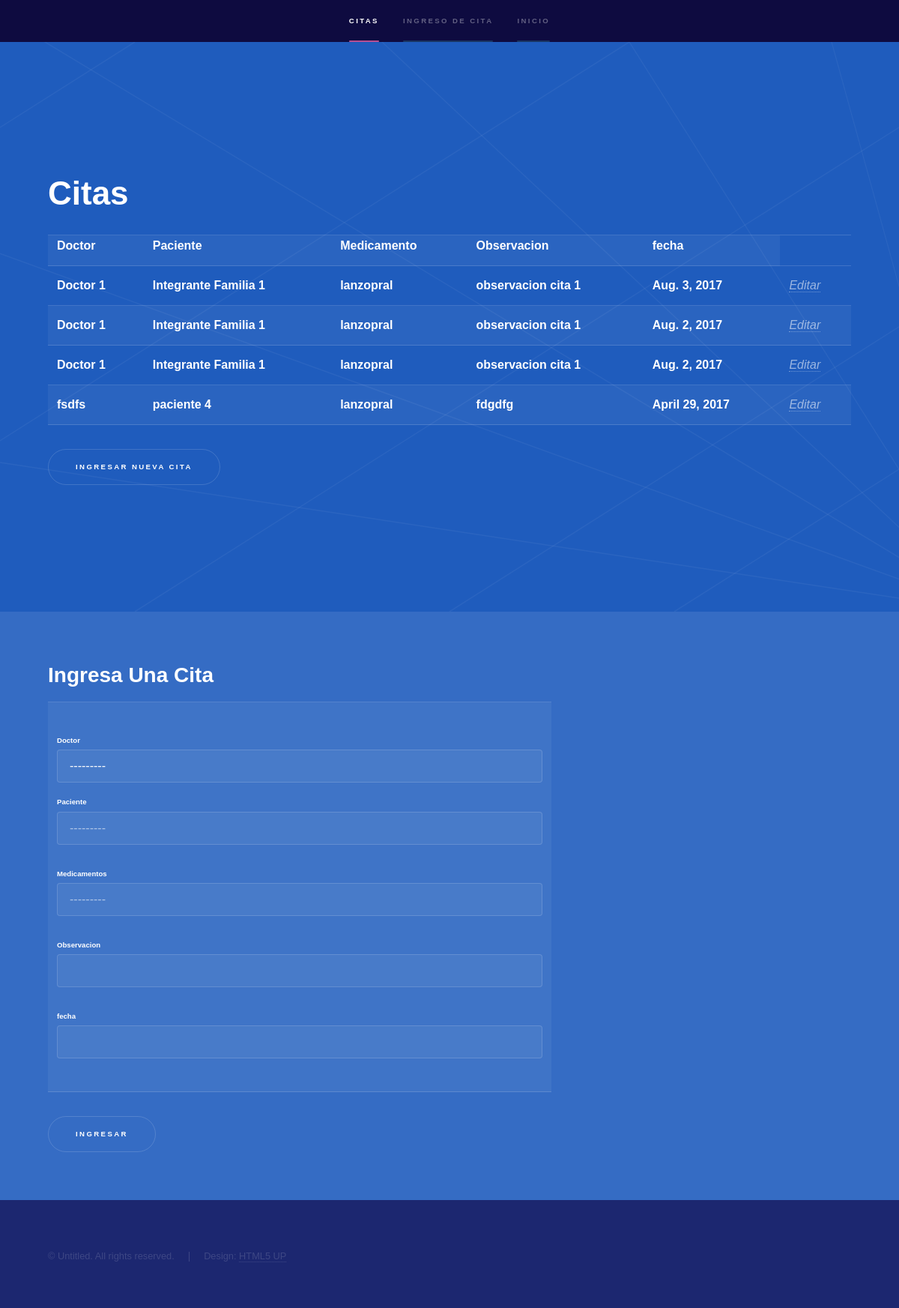
The app's page /doctor/cita/ (signed in) with its own data.
### Doctores/models.py (models this page shows, shortened)
class Itinerario(models.Model):
    doctor = models.ForeignKey('Doctores.RegistroDoctor')
    paciente = models.ForeignKey('pacientes.paciente')
    idMedicamento = models.ForeignKey('Medicamentos.Registrar')
    observacion = models.CharField(max_length = 200, blank = True)
    fecha = models.DateField()

class RegistroDoctor(models.Model):
    nombre = models.CharField(max_length = 60 , blank = False)
    email = models.EmailField()
    telefono = models.CharField(max_length = 8 , blank = True)
    direccion = models.CharField(max_length = 60 , blank = False)
    especialidad = models.CharField(max_length = 50 , blank = True)
    def __str__(self):
        return self.nombre

### pacientes/models.py (models this page shows)
class paciente(models.Model):
    nombre = models.CharField(max_length = 45, blank = False)
    fechaNacimiento = models.DateField()
    telefono = models.CharField(max_length = 8 , blank = True)
    genero = models.CharField(max_length = 9 ,blank = False)
    tipoSangre = models.CharField(max_length = 3)
    dpi = models.CharField(max_length = 30 , blank = False)
    cui = models.CharField(max_length = 30 , blank = False)
    idFamilia = models.ForeignKey('familia')
    def __str__(self):
        return self.nombre

### Medicamentos/models.py (models this page shows)
class Registrar(models.Model):
    Nombre = models.CharField(max_length = 120, blank = True, null = False)
    CasaMedica = models.CharField(max_length = 120, blank = True, null = False)
    Visitador_id = models.ForeignKey('Visitadores.Registrar');
    def __str__(self):
        return self.Nombre

### Doctores/views.py (the view)
def paginaitinerario(request):
    form = Formulario_para_itinerario(request.POST or None)
    queryset = citas.objects.all()
    if form.is_valid():
        instance = form.save(commit=False)
        instance.save()
        form = Formulario_para_itinerario()
    context = {
        "form": form,
        "queryset":queryset
    }
    return render(request, "Doctores/itinerario.html", context)

### Doctores/forms.py
class Formulario_para_itinerario(forms.ModelForm):
    class Meta:
        model = Itinerario
        fields = [
        "doctor",
        "paciente",
        "idMedicamento",
        "observacion",
        "fecha",
        ]

### templates/Doctores/itinerario.html (shortened to what this page needs)
{% extends 'baseTemplate/base.html'%}
  {% block navBar %}
  <li><a href="#intro">citas</a></li>
  <li><a href="#one">Ingreso De Cita</a></li>
  {% endblock %}
{% block apartados %}
  <section id="intro" class="wrapper style1 fullscreen fade-up">
    <div class="inner">
      <h1>Citas</h1>
      <table>
        <tr>
            <th>Doctor</th>
            <th>Paciente</th>
            <th>Medicamento</th>
            <th>Observacion</th>
            <th>fecha</th>
            {% for dato in queryset %}
            <tr>
              <th>{{dato.doctor}}</th>
              <th>{{dato.paciente}}</th>
              <th>{{dato.idMedicamento}}</th>
              <th>{{dato.observacion}}</th>
              <th>{{dato.fecha}}</th>
              <td><a href='editarCita/{{dato.id}}'><i>Editar</i></a></td>
            </tr>
            {% endfor %}
          </table>
      <ul class="actions">
        <li><a href="#one" class="button scrolly">Ingresar Nueva cita</a></li>
      </ul>
    </div>
  </section>
<section id="one" class="wrapper style2 spotlights">
  <section>
    <div class="content">
      <div class="inner">
        <h2>Ingresa Una Cita</h2>
        <form method='POST' action=''>{% csrf_token %}
          <table>
            <td>
              <p><h6>Doctor<h6>{{form.doctor}}</p>
              <p><h6>Paciente</h6>{{form.paciente}}</p>
              <p><h6>Medicamentos</h6>{{form.idMedicamento}}</p>
              <p><h6>Observacion</h6>{{form.observacion}}</p>
              <p><h6>fecha</h6>{{form.fecha}}</p>
            </td>
          </table>
          <input type = "submit" value = "Ingresar" />
        </form>
      </div>
    </div>
  </section>
</section>
{% endblock %}

### records on screen
Itinerario: doctor "Doctor 1", paciente "Integrante Familia 1", idMedicamento "lanzopral", observacion "observacion cita 1", fecha "Aug. 3, 2017"
Itinerario: doctor "Doctor 1", paciente "Integrante Familia 1", idMedicamento "lanzopral", observacion "observacion cita 1", fecha "Aug. 2, 2017"
Itinerario: doctor "Doctor 1", paciente "Integrante Familia 1", idMedicamento "lanzopral", observacion "observacion cita 1", fecha "Aug. 2, 2017"
Itinerario: doctor "fsdfs", paciente "paciente 4", idMedicamento "lanzopral", observacion "fdgdfg", fecha "April 29, 2017"
